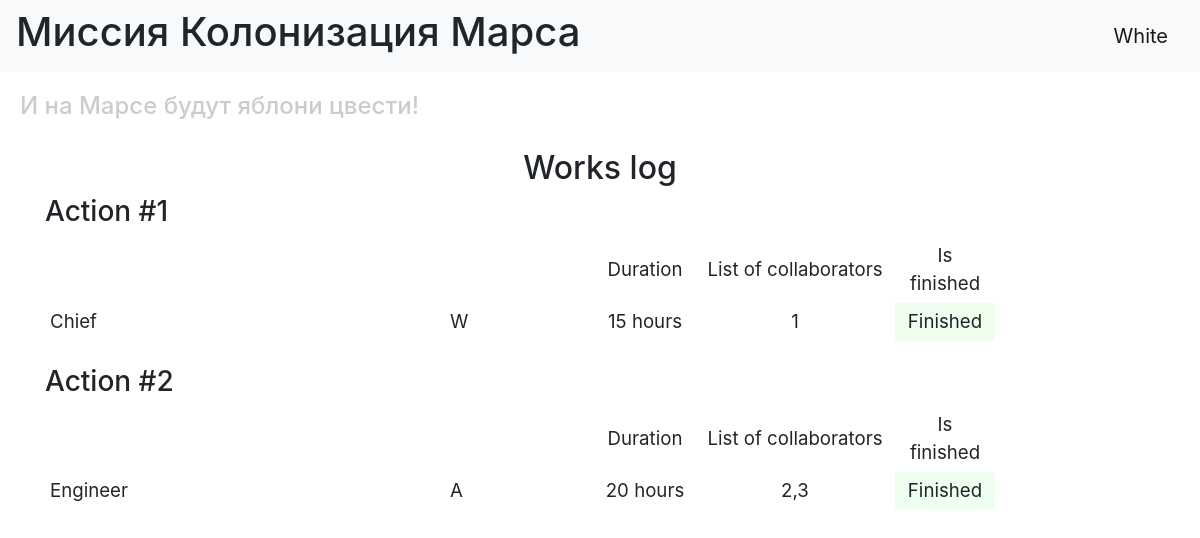
The page / (signed in) on the database its author committed.
### data/users.py (models this page shows, shortened)
class User(SqlAlchemyBase, UserMixin):
    __tablename__ = 'users'
    id = sqlalchemy.Column(sqlalchemy.Integer, primary_key=True, autoincrement=True)
    surname = sqlalchemy.Column(sqlalchemy.String, nullable=True)
    name = sqlalchemy.Column(sqlalchemy.String, nullable=True)
    age = sqlalchemy.Column(sqlalchemy.Integer, nullable=True)
    position = sqlalchemy.Column(sqlalchemy.String, nullable=True)
    speciality = sqlalchemy.Column(sqlalchemy.String, nullable=True)
    address = sqlalchemy.Column(sqlalchemy.String, nullable=True)
    email = sqlalchemy.Column(sqlalchemy.String, index=True, unique=True, nullable=True)
    hashed_password = sqlalchemy.Column(sqlalchemy.String, nullable=True)
    modified_date = sqlalchemy.Column(sqlalchemy.DateTime, default=datetime.datetime.now)

### data/jobs.py (models this page shows)
class Jobs(SqlAlchemyBase):
    __tablename__ = 'jobs'
    id = sqlalchemy.Column(sqlalchemy.Integer, primary_key=True, autoincrement=True)
    job = sqlalchemy.Column(sqlalchemy.String, nullable=True)
    collaborators = sqlalchemy.Column(sqlalchemy.String, nullable=True)
    work_size = sqlalchemy.Column(sqlalchemy.Integer, nullable=True)
    start_date = sqlalchemy.Column(sqlalchemy.DateTime, default=datetime.datetime.now)
    end_date = sqlalchemy.Column(sqlalchemy.DateTime, default=datetime.datetime.now)
    is_finished = sqlalchemy.Column(sqlalchemy.Boolean, default=True)
    team_leader = sqlalchemy.Column(sqlalchemy.Integer, sqlalchemy.ForeignKey("jobs.id"))
    user = orm.relationship('Jobs')

### main.py (the view)
@app.route("/")
def index():
    session = db_session.create_session()
    jobs = session.query(Jobs).all()
    users = session.query(User).all()
    names = {name.id: name.name for name in users}
    return render_template("index.html", jobs=jobs, names=names)

### data/db_session.py (called while the page is built)
def create_session() -> Session:
    global __factory
    return __factory()

### main.py (called while the page is built)
@login_manager.user_loader
def load_user(user_id):
    db_sess = db_session.create_session()
    return db_sess.query(User).get(user_id)

### templates/index.html (shortened to what this page needs)
{% extends "base.html" %}
{% block content %}
<h2 align="center">Works log</h2>
{% for job in jobs %}
<h3>Action #{{ job.id }}</h3>
<div class="table_container">
    <table class="my_table">
        <tr class="my_row">
            <td class="title" width="400px" Title of activity></td>
            <td class="title" width="150px" Team leader></td>
            <td class="title" width="100px" align="center">Duration</td>
            <td class="title" width="200px" align="center">List of collaborators</td>
            <td class="title" width="100px" align="center">Is finished</td>
        </tr>
        <tr class="my_row">
            <td class="ordinary">{{ job.job.capitalize() }}</td>
            <td class="ordinary">{{ names[job.team_leader][0] }} </td>
            <td class="ordinary" align="center">{{ job.work_size }} hours</td>
            <td class="ordinary" align="center">{{ job.collaborators }}</td>
            {% if job.is_finished %}
            <td class="ordinary" bgcolor="#eeffee" align="center">Finished</td>
            {% else %}
            <td class="ordinary" bgcolor="#ffeeff" align="center">Is not finished</td>
            {% endif %}
        </tr>
    </table>
</div>
<br>
{% endfor %}
{% endblock %}

### templates/base.html (shortened to what this page needs)
<!DOCTYPE html>
<html lang="en">
<head>
    <link rel="stylesheet" href="https://stackpath.bootstrapcdn.com/bootstrap/4.4.1/css/bootstrap.min.css">
    <link rel="stylesheet" type="text/css" href="../static/css/styles.css" />
</head>
  <body>
    <header>
      <nav class="navbar navbar-light bg-light">
          <h1>Миссия Колонизация Марса</h1>
        {% if current_user.is_authenticated %}
    <a class="navbar-brand" href="/logout">{{ current_user.name }}</a>
        {% else %}
            <p>
                <a class="btn btn-primary " href="/register">Зарегистрироваться</a>
                <a class="btn btn-success" href="/login">Войти</a>
            </p>
        {% endif %}
      </nav>
        <h4>И на Марсе будут яблони цвести!</h4>
    </header>
    <main role="main" class="container">
        {% block content %}{% endblock %}
    </main>
  </body>
</html>

### static/css/styles.css (style rules this page uses)
td.title { background-color: "#dddddd"; align: "center"; font-size: 14pt; padding: 5px; }
td.ordinary { background-color: "#eeeeff"; align: "center"; font-size: 14pt; padding: 5px; }
h4 { color: #cccccc; padding: 20px; }

### rows shown on the page
User: name "White"
Jobs: id "1", job "Chief", team_leader.name "W", work_size "15", collaborators "1", is_finished "Finished"
Jobs: id "2", job "Engineer", team_leader.name "A", work_size "20", collaborators "2,3", is_finished "Finished"
